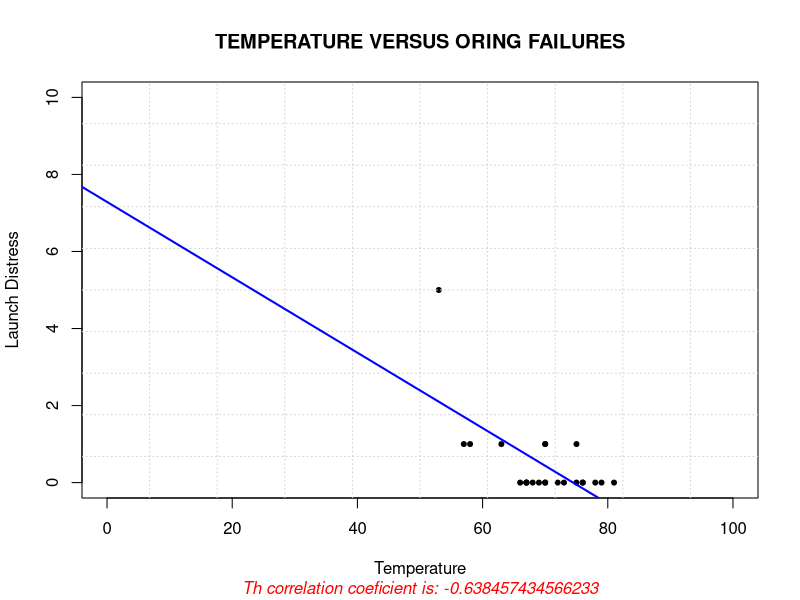

This chart was generated by the following R code:
### simple llinear regression

# path
setwd("C:/Users/Admin/Desktop/MISCELLANEOUS R/ml projects/regression/challenger o rings analysis")

# data
orings<-read.csv("orings.csv", as.is=T)
View(orings)

summary(orings)
cor(orings) # correlation
cor(orings, method="pearson") ## pearson's rank
cor(orings, method="spearman") ## spearman's rank

# visualisation
plot(orings$Temperature, orings$Total, xlab="Temperature", 
     ylab="Launch Distress", pch=20, main="TEMPERATURE VERSUS ORING FAILURES", 
     ylim=c(0, 10), xlim=c(0, 100), sub=paste("Th correlation coeficient is:",
                                              cor(orings$Temperature, orings$Total)), 
     font.sub=3, col.sub="red")
grid(10)

# the regression model
reg<-lm(orings$Total ~ orings$Temperature)

# plotting the model
abline(reg, col="blue", lwd=2)


#### multiple linear regression
m_reg <- function(y, x)
{
  x <- as.matrix(x) # converting input to a matrix
  x <- cbind(Intercept = 1, x) # setting beta_naught to 1
  solve(t(x) %*% x) %*% t(x) %*% y
  # solve - inverse || t() - transpose
}

m_reg(y=orings$Total, x=orings$Temperature)

